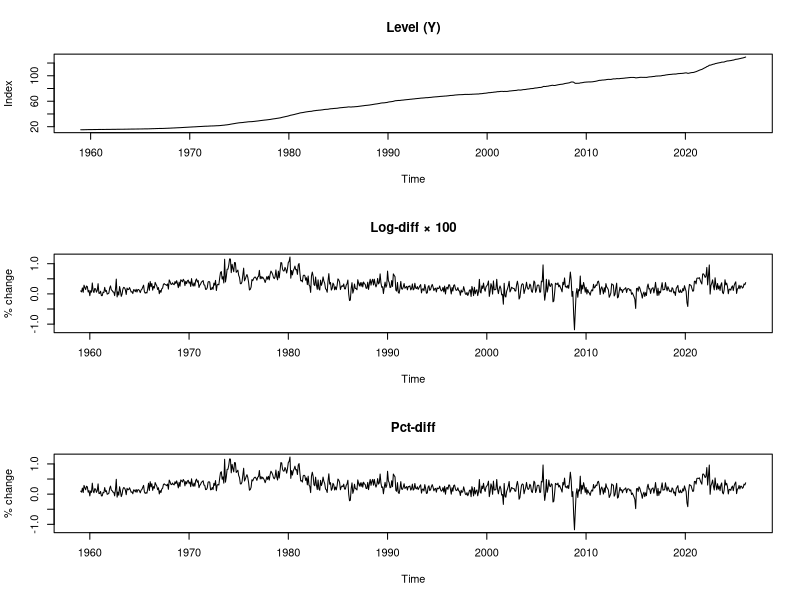
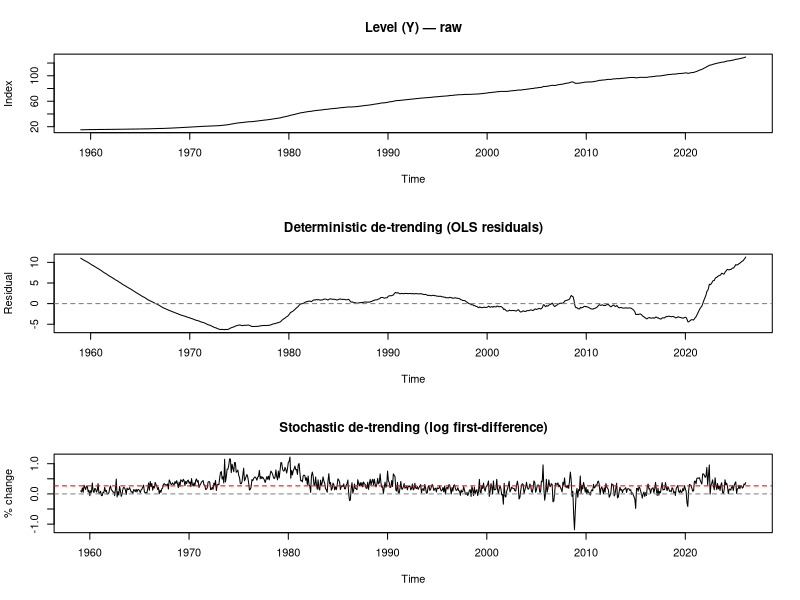

Write R code to recreate these figures, in order.
# 0. Libraries ----
library(tidyverse)
library(zoo)
library(tseries)
library(forecast)
library(lmtest)
library(ggplot2)

# 1. Load ----
raw <- read_csv("PCEPI.csv") |>
  rename(date = observation_date, Y = PCEPI) |>
  mutate(date = as.Date(date))

glimpse(raw)        # 806 rows, 2 cols
range(raw$date)     # 1959-01-01 to 2026-02-01

# 2. Time series object ----
Y <- ts(raw$Y,
        start     = c(1959, 1),
        frequency = 12)

# 3. Transformations ----

## 3a. Tidy dataframe with log-diff and pct-diff
df <- tibble(
  date = raw$date,
  Y    = as.numeric(Y)
) |>
  mutate(
    y_logdiff = (log(Y) - log(lag(Y))) * 100,  # log-difference × 100
    y_pctdiff = (Y / lag(Y) - 1) * 100         # simple % change
  )

## 3b. ts versions for time series functions
y_logdiff <- diff(log(Y)) * 100
y_pctdiff <- (diff(Y) / stats::lag(Y, -1)) * 100

# 4. De-trending ----

## 4a. Deterministic: OLS on time index
t <- 1:length(Y)
trend_model    <- lm(Y ~ t)
Y_det_detrend  <- ts(residuals(trend_model),
                     start     = c(1959, 1),
                     frequency = 12)

## 4b. Stochastic: first difference (already in y_logdiff)
# y_logdiff IS the stochastic de-trending of log(Y)

# 5. Plots ----

## 5a. Level + transformations
par(mfrow = c(3, 1))
plot(Y,
     main = "Level (Y)", ylab = "Index")
plot(ts(df$y_logdiff[-1], start = c(1959, 2), frequency = 12),
     main = "Log-diff × 100", ylab = "% change")
plot(ts(df$y_pctdiff[-1], start = c(1959, 2), frequency = 12),
     main = "Pct-diff", ylab = "% change")

## 5b. De-trending comparison
par(mfrow = c(3, 1))
plot(Y,
     main = "Level (Y) — raw", ylab = "Index")
plot(Y_det_detrend,
     main = "Deterministic de-trending (OLS residuals)", ylab = "Residual")
abline(h = 0, col = "grey50", lty = 2)
plot(y_logdiff,
     main = "Stochastic de-trending (log first-difference)", ylab = "% change")
abline(h = 0, col = "grey50", lty = 2)

avg_change <- mean(y_logdiff)
abline(h = avg_change, col = "red", lty = 2)

# 6. AR(1) on log-differences ----

## 6a. Estimate
ar1 <- arima(y_logdiff, order = c(1, 0, 0))
summary(ar1)

## 6b. Extract key output
coeftest(ar1)          # t-stats and p-values — needs library(lmtest)
ar1$coef               # phi_1 and intercept
ar1$sigma2             # residual variance

## 6c. Test 2 transformations
# Step 1 — test log(Y): does the log-level need differencing?
adf.test(log(Y))        # expect FAIL to reject H0 → unit root present → difference

# Step 2 — test y_logdiff: did one difference fix it?
adf.test(y_logdiff)     # expect REJECT H0 → now stationary → stop here

# 8.  ACF and PACF
## ── Compute ACF and PACF (no plot) ────────────────────────────────────────────
acf_vals  <- acf(Y,  lag.max = 20, plot = FALSE)
pacf_vals <- pacf(Y, lag.max = 20, plot = FALSE)

## ── Combine into a clean data frame ───────────────────────────────────────────
results <- data.frame(
  Lag  = 1:20,
  ACF  = round(acf_vals$acf[2:21],  4),   # lag 0 (=1) is excluded
  PACF = round(pacf_vals$acf[1:20], 4)
)

## ── Display as a formatted table ──────────────────────────────────────────────
## ── Compute ACF and PACF (no plot) ────────────────────────────────────────────
acf_vals  <- acf(Y,  lag.max = 20, plot = FALSE)
pacf_vals <- pacf(Y, lag.max = 20, plot = FALSE)

## ── Combine into a clean data frame ───────────────────────────────────────────
results <- data.frame(
  Lag  = 1:20,
  ACF  = round(acf_vals$acf[2:21],  4),   # lag 0 (=1) is excluded
  PACF = round(pacf_vals$acf[1:20], 4)
)

## ── Display as a formatted table ──────────────────────────────────────────────
print(results, row.names = FALSE)
